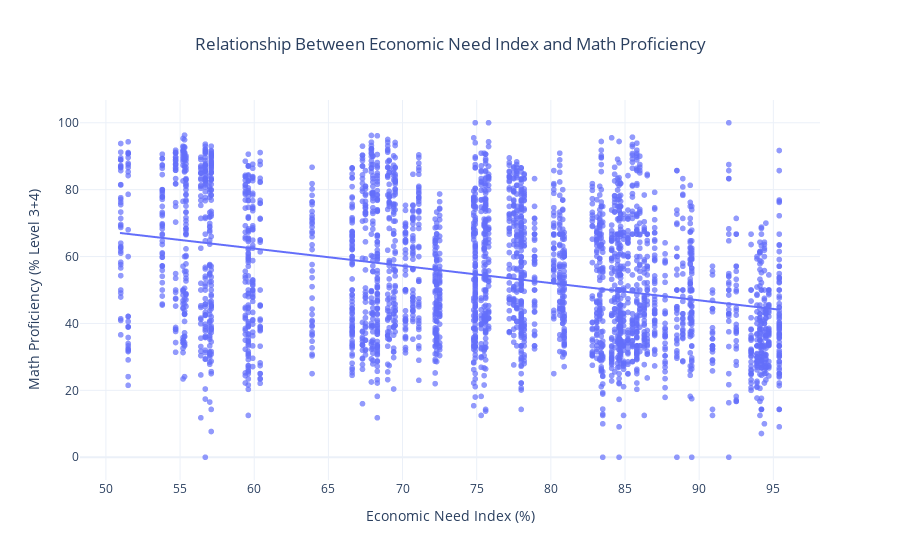

Source (notebook cell):
### Code cell
import plotly.express as px

plot_df = merged.dropna(subset=['Economic Need Index', '% Level 3+4'])

fig = px.scatter(
    plot_df,
    x='Economic Need Index',
    y='% Level 3+4',
    trendline='ols',
    opacity=0.7,
    title="Relationship Between Economic Need Index and Math Proficiency",
    labels={
        'Economic Need Index': 'Economic Need Index (%)',
        '% Level 3+4': 'Math Proficiency (% Level 3+4)'
    }
)

fig.update_layout(
    template='plotly_white',
    title_x=0.5
)

fig.show()

### Figure 1 — Plotly figure (JSON) as saved in the notebook; plotly's stock layout.template omitted (floating-point values rounded to 4 significant figures; data arrays with more than 128 entries replaced by an {"elided": "..."} marker saying what was removed)
{"data": [{"hovertemplate": "Economic Need Index (%)=%{x}<br>Math Proficiency (% Level 3+4)=%{y}<extra></extra>", "legendgroup": "", "marker": {"color": "#636efa", "opacity": 0.7, "symbol": "circle"}, "mode": "markers", "name": "", "showlegend": false, "type": "scattergl", "x": {"elided": "3499 float values"}, "xaxis": "x", "y": {"elided": "3499 float values"}, "yaxis": "y"}, {"hovertemplate": "<b>OLS trendline</b><br>% Level 3+4 = -0.515759 * Economic Need Index + 93.3306<br>R<sup>2</sup>=0.098332<br><br>Economic Need Index (%)=%{x}<br>Math Proficiency (% Level 3+4)=%{y} <b>(trend)</b><extra></extra>", "legendgroup": "", "marker": {"color": "#636efa", "symbol": "circle"}, "mode": "lines", "name": "", "showlegend": false, "type": "scattergl", "x": {"elided": "3499 float values"}, "xaxis": "x", "y": {"elided": "3499 float values"}, "yaxis": "y"}], "layout": {"legend": {"tracegroupgap": 0}, "title": {"text": "Relationship Between Economic Need Index and Math Proficiency", "x": 0.5}, "xaxis": {"anchor": "y", "domain": [0, 1], "title": {"text": "Economic Need Index (%)"}}, "yaxis": {"anchor": "x", "domain": [0, 1], "title": {"text": "Math Proficiency (% Level 3+4)"}}}}
